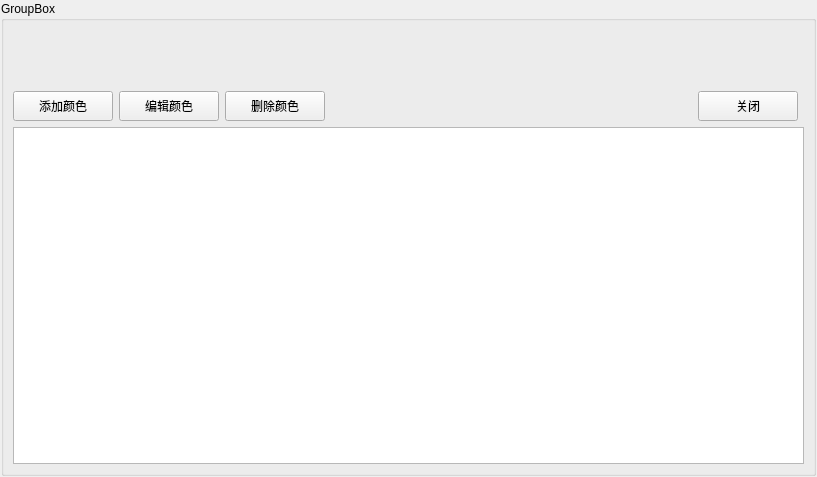
<?xml version="1.0" encoding="UTF-8"?>
<ui version="4.0">
 <class>SensorColorForm</class>
 <widget class="QWidget" name="SensorColorForm">
  <property name="geometry">
   <rect>
    <x>0</x>
    <y>0</y>
    <width>817</width>
    <height>477</height>
   </rect>
  </property>
  <property name="windowTitle">
   <string>Form</string>
  </property>
  <layout class="QGridLayout" name="gridLayout_2">
   <property name="leftMargin">
    <number>1</number>
   </property>
   <property name="topMargin">
    <number>1</number>
   </property>
   <property name="rightMargin">
    <number>1</number>
   </property>
   <property name="bottomMargin">
    <number>1</number>
   </property>
   <item row="0" column="0">
    <widget class="GroupBoxEx" name="groupBox">
     <property name="title">
      <string>GroupBox</string>
     </property>
     <layout class="QGridLayout" name="gridLayout">
      <property name="topMargin">
       <number>70</number>
      </property>
      <item row="0" column="4">
       <widget class="PushButtonEx" name="pushButtonClose">
        <property name="minimumSize">
         <size>
          <width>100</width>
          <height>30</height>
         </size>
        </property>
        <property name="text">
         <string>关闭</string>
        </property>
       </widget>
      </item>
      <item row="0" column="2">
       <widget class="PushButtonEx" name="pushButtonDel">
        <property name="minimumSize">
         <size>
          <width>100</width>
          <height>30</height>
         </size>
        </property>
        <property name="text">
         <string>删除颜色</string>
        </property>
       </widget>
      </item>
      <item row="1" column="0" colspan="6">
       <widget class="TableViewEx" name="tableViewColor"/>
      </item>
      <item row="0" column="0">
       <widget class="PushButtonEx" name="pushButtonAdd">
        <property name="minimumSize">
         <size>
          <width>100</width>
          <height>30</height>
         </size>
        </property>
        <property name="text">
         <string>添加颜色</string>
        </property>
       </widget>
      </item>
      <item row="0" column="1">
       <widget class="PushButtonEx" name="pushButtonEdit">
        <property name="minimumSize">
         <size>
          <width>100</width>
          <height>30</height>
         </size>
        </property>
        <property name="text">
         <string>编辑颜色</string>
        </property>
       </widget>
      </item>
      <item row="0" column="3">
       <spacer name="horizontalSpacer">
        <property name="orientation">
         <enum>Qt::Horizontal</enum>
        </property>
        <property name="sizeHint" stdset="0">
         <size>
          <width>364</width>
          <height>20</height>
         </size>
        </property>
       </spacer>
      </item>
     </layout>
    </widget>
   </item>
  </layout>
 </widget>
 <customwidgets>
  <customwidget>
   <class>PushButtonEx</class>
   <extends>QPushButton</extends>
   <header>ctrls/PushButtonEx.h</header>
  </customwidget>
  <customwidget>
   <class>TableViewEx</class>
   <extends>QTableView</extends>
   <header>ctrls/TableViewEx.h</header>
  </customwidget>
  <customwidget>
   <class>GroupBoxEx</class>
   <extends>QGroupBox</extends>
   <header>ctrls/GroupBoxEx.h</header>
   <container>1</container>
  </customwidget>
 </customwidgets>
 <resources/>
 <connections/>
</ui>
